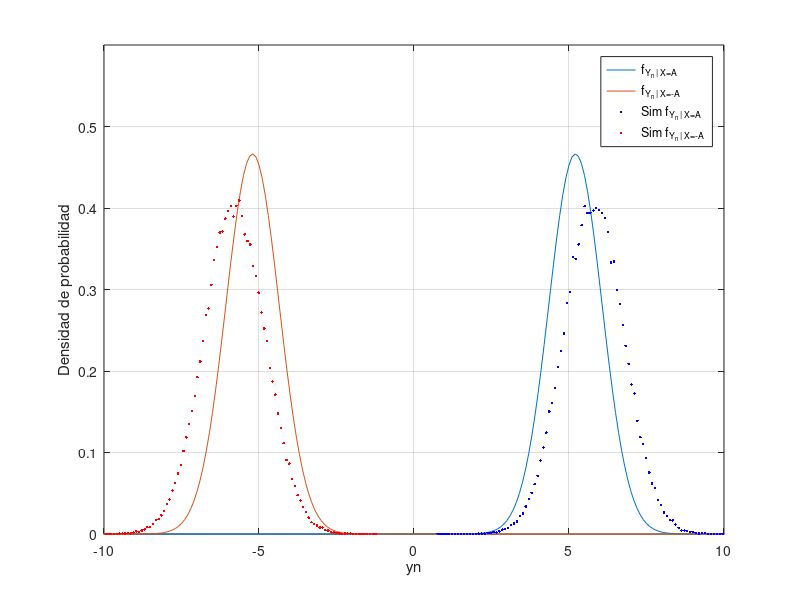

Recreate this plot in MATLAB.
clear all            % Borramos todas las variables locales.                               
close all            % Cerramos archivos y ventanas abiertas.
clc                  % Limpio pantalla  
normpdf_ = @(x, mu, sigma) 1/sqrt(2*pi*sigma^2) * exp(-(x-mu).^2 / (2*sigma^2));
fdp = @(x) hist(x/sum(x));

A=12;
h=0.9;               % Factor de atenuación
M = 20000000;            % Cantidad de muestras a generar.
n=9; % Cantidad de repetidores
SNR=5;
G= sqrt(SNR/(1+SNR)); % ganancia
E_Yn_A= A*h*G^(n-1); % esperanza de Y dado X=A
sigma= sqrt(0.2) %varianza de las Wi



for i=1:9
  G_ruido=G+(h*G)^(2*(n-i));
endfor

V_Yn_A=G_ruido*sigma;
Yn_A= -30:0.1:30;

fyn_a=normpdf_(Yn_A,E_Yn_A,V_Yn_A);
plot(Yn_A,fyn_a);
hold on;
grid on;

%Caso -A
E_Yn_A=-E_Yn_A;
fyn_a=normpdf_(Yn_A,E_Yn_A,V_Yn_A);
plot(Yn_A,fyn_a);
grid on;



%Caso simulacion con X1=A
M=100000;
W=randn(n,M)*sigma;
X1=A;
Yn_noise=zeros(1,M);
for k=1:1:M
    for i=1:1:n
        Yn_noise(1,k)=Yn_noise(1,k)+W(i,k)*G^(n-i);
    end
end
Yn=X1*G^(n-1)+Yn_noise;
[f,x]=hist(Yn,100);
plot(x,f/(trapz(x,f)),'b.');
%histogram(Yn);
%-----------------------------------------------
%Caso simulacion con X1=-A
M=100000;
W=randn(n,M)*sigma;
X1=-A;
Yn_noise=zeros(1,M);
for k=1:1:M
    for i=1:1:n
        Yn_noise(1,k)=Yn_noise(1,k)+W(i,k)*G^(n-i);
    end
end
Yn=X1*G^(n-1)+Yn_noise;
%histogram(Yn);
[f,x]=hist(Yn,100);
plot(x,f/(trapz(x,f)),'r.');
axis([-10 10 0 .6])
ylabel('Densidad de probabilidad')
xlabel('yn')
legend('f_{Y_n | {X=A}}','f_{Y_n | {X=-A}}','Sim f_{Y_n | {X=A}}','Sim f_{Y_n | {X=-A}}')

